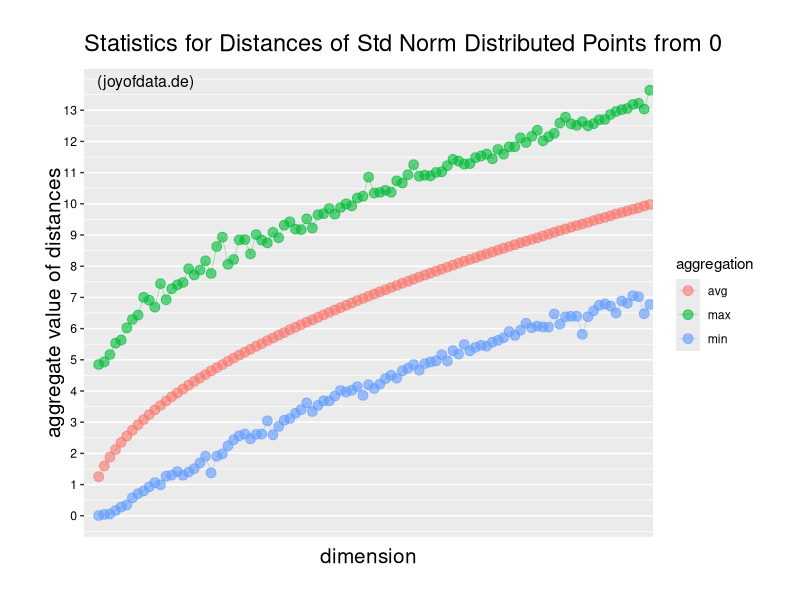

Write R code to recreate this figure.
library(ggplot2)
library(grid)

max_dim <- 100

rand_dist_origin <- function(N,dim) {
  m <- matrix(rnorm(N*dim),ncol=dim)
  v <- sqrt(rowSums(m^2))
  return(c(avg = mean(v), min = min(v), max = max(v)))
}

v <- mapply(rand_dist_origin, rep(100000,99), 2:max_dim)

df <- data.frame(
  dim = 2:max_dim, 
  aggregation = as.factor(c(rep("min", length(v["min",])), rep("max", length(v["max",])), rep("avg", length(v["avg",])))),
  v = c(v["min",], v["max",], v["avg",])
)

ggplot(df,aes(dim,v)) + 
  geom_point(aes(colour=aggregation), size=I(3), alpha=I(0.6)) + 
  geom_line(aes(colour=aggregation), size=I(.2), alpha=I(0.5)) +
  scale_x_discrete(breaks=1:10*10) + 
  labs(title="Statistics for Distances of Std Norm Distributed Points from 0", 
       x="dimension", 
       y="aggregate value of distances") + 
  scale_y_continuous(breaks=0:max(v)) + 
  theme(axis.text.x = element_text(colour="black"), 
        axis.text.y = element_text(colour="black"), 
        axis.title.x = element_text(vjust=-0.5, size=15), 
        axis.title.y = element_text(vjust=-0.2, size=15), 
        plot.margin = unit(c(1,1,1,1), "cm"), 
        plot.title = element_text(vjust=2, size=17)) + 
  annotate("text", x=0, y=Inf, label="(joyofdata.de)", vjust=1.5, hjust=-.1, size=4) 